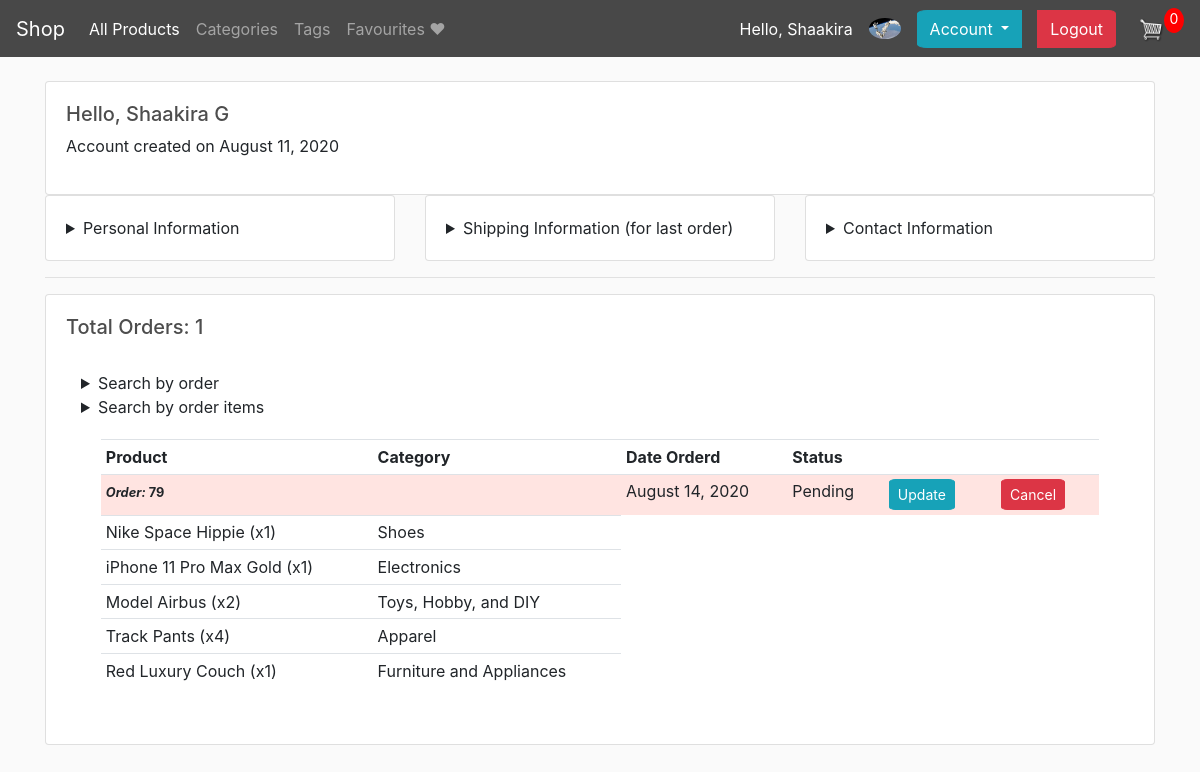
/user/1 (signed in), run on the app's committed database.
### store/models.py (models this page shows, shortened)
class Customer(models.Model):
	user = models.OneToOneField(User, null=True, blank=True, on_delete=models.CASCADE)
	first_name = models.CharField(max_length=200, null=True)
	last_name = models.CharField(max_length=200, null=True)
	is_user = models.BooleanField(default=False, null=True, blank=True)
	email = models.EmailField(max_length=254)
	phone = models.CharField(max_length=500, null=True)
	profile_pic = models.ImageField(null=True, blank=True)
	@property
	def imageURL(self):
		try:
			url = self.profile_pic.url
		except:
			url = '/static/images/avatar-placeholder.png'
		print('URL:', url)
		return url

class Order(models.Model):
	STATUS = (
		('Pending', 'Pending'),
		('Out for delivery', 'Out for delivery'),
		('Delivered', 'Delivered'),
		)
	customer = models.ForeignKey(Customer, on_delete=models.CASCADE, null=True, blank=True)
	date_ordered = models.DateTimeField(auto_now_add=True)
	complete = models.BooleanField(default=False)
	transaction_id = models.CharField(max_length=100, null=True)
	status = models.CharField(max_length=200, null=True, choices=STATUS)
	@property
	def get_cart_items(self):
		orderitems = self.orderitem_set.all()
		total = sum([item.quantity for item in orderitems])
		return total
	@property
	def get_orderItems(self):
		orderitems = self.orderitem_set.all()
		return orderitems

class OrderItem(models.Model):
	product = models.ForeignKey(Product, on_delete=models.CASCADE, null=True)
	order = models.ForeignKey(Order, on_delete=models.SET_NULL, null=True)
	quantity = models.IntegerField(default=0, null=True, blank=True)
	date_added = models.DateTimeField(auto_now_add=True)

class Product(models.Model):
	name = models.CharField(max_length=200)
	description = models.TextField()
	featured = models.ImageField(null=True)
	price = models.DecimalField(max_digits=100, decimal_places=2,null=True)
	digital = models.BooleanField(default=False,null=True, blank=True)
	date_created = models.DateTimeField(auto_now_add=True, null=True)
	category = models.ForeignKey(Category, null=True, blank=True, on_delete=models.SET_NULL, related_name="category")
	tag = models.ManyToManyField(Tag, blank=True, related_name="tags")
	in_cart = models.BooleanField(default=False,null=True, blank=True)
	in_fav = models.BooleanField(default=False,null=True, blank=True)
	def __str__(self):
		return self.name

class Category(models.Model):
	name = models.CharField(max_length=200)
	def __str__(self):
		return self.name

### store/views.py (the view)
# urls.py: path('user/<str:pk>', views.userProfile, name="profile"),
@login_required(login_url='store:login')
def userProfile(request, pk):
    data = cartData(request)
    cartItems = data['cartItems']
    user = User.objects.get(id=pk)
    customer = Customer.objects.get(user=user)
    try:
        orders = customer.order_set.filter(complete=True).order_by('-id')
        count = orders.count()
        address = ShippingAddress.objects.filter(customer=customer).last()
        filterOrderC = OrderFilterC(request.GET, queryset=orders)
        orders = filterOrderC.qs
        orderitems = OrderItem.objects.all()
        filterItem = ItemFilter(request.GET, queryset=orderitems)
        orderitems = filterItem.qs
    except:
        orders = {}
        count = 0
        address = {},
        filterOrderC = {}
        filterItem = {}
    context = {
        'user': user,
        'customer': customer,
        'count': count,
        'orders': orders,
        'address': address,
        'filterOrderC': filterOrderC,
        'filterItem': filterItem,
        'cartItems': cartItems
    }
    return render(request, 'store/profile.html', context)

### store/models.py (called while the page is built)
	def __str__(self):
		return self.name

### store/utils.py (called while the page is built)
def cartData(request):
	if request.user.is_authenticated:
		customer = request.user.customer
		order, created = Order.objects.get_or_create(customer=customer, complete=False)
		items = order.orderitem_set.all()
		cartItems = order.get_cart_items
	else:
		cookieData = cookieCart(request)
		cartItems = cookieData['cartItems']
		order = cookieData['order']
		items = cookieData['items']
	return {'cartItems':cartItems ,'order':order, 'items':items}

### store/templates/store/profile.html (shortened to what this page needs)
{% extends "store/layout.html" %}
{% load static %}
{% block body %}
    <div class="row">
        <div class="col-md-12">
            <div class="card card-body">
                <h5>Hello, {{ user.first_name }} {{ user.last_name }}</h5>
                <p>Account created on {{ user.date_joined|date:"F d, Y" }}</p>
            </div>
        </div>
        <div class="col-md">
            <div class="card card-body">
                <details>
                    <summary>Personal Information</summary>
                </details>
            </div>
        </div>
        {% if count != 0 %}
            <div class="col-md">
                <div class="card card-body">
                    <details>
                        <summary>Shipping Information (for last order)</summary>
                    </details>
                </div>
            </div>
        {% endif %}
        <div class="col-md">
            <div class="card card-body">
                <details>
                    <summary>Contact Information</summary>
                </details>
            </div>
        </div>
    </div>
    <hr>
    <div class="row">
        <div class="col-md-12">
            <div class="card card-body">
                <h5>Total Orders: {{ count }}</h5>
                {% if count != 0 %}
                    <br>
                    <div class="col">
                        <details>
                            <summary>Search by order</summary>
                        </details>
                    </div>
                    <div class="col">
                        <details>
                            <summary>Search by order items</summary>
                        </details>
                    </div>
                    <div class="col-md">
                        <div style="border: none;" class="card card-body">
                            <table class="table table-sm">
                                <tr>
                                    <th>Product</th>
                                    <th>Category</th>
                                    <th>Date Orderd</th>
                                    <th>Status</th>
                                    <th></th>
                                    <th></th>
                                </tr>
                                {% for order in orders %}
                                <tr style="background-color:#FFE4E1;">
                                    <td>
                                        <small>
                                            <strong>
                                                <i>Order: </i>{{ order.id }}
                                            </strong>
                                        </small>
                                    </td>
                                    <td></td>
                                    <td>{{order.date_ordered|date:"F d, Y"}}</td>
                                    <td>{{order.status}}</td>
                                    <td><a class="btn btn-sm btn-info" href="{% url 'staff:update-order' order.id %}">Update</a></td>
                                    <td><a class="btn btn-sm btn-danger" href="{% url 'staff:delete-order' order.id %}">Cancel</a></td>
                                </tr>
                                {% for item in order.get_orderItems %}
                                    <tr>
                                        <td>{{item.product}} (x{{item.quantity}})</td>
                                        <td>{{item.product.category}}</td>
                                    </tr>
                                {% endfor %}
                            {% endfor %}
                            </table>
                        </div>
                    </div>
                {% endif %}
            </div>
        </div>
    </div>
{% endblock %}

### store/templates/store/layout.html (shortened to what this page needs)
<!DOCTYPE html>
{% load static %}
<html>
    <head>
        <link rel="stylesheet" href="https://stackpath.bootstrapcdn.com/bootstrap/4.5.2/css/bootstrap.min.css">
        <link rel="stylesheet" href="https://use.fontawesome.com/releases/v5.6.1/css/all.css">
        <link rel="stylesheet" type="text/css" href="{% static 'store/css/store_main.css' %}">
    </head>
    <body>
        <nav class="navbar sticky-top navbar-expand-lg navbar-dark bg-dark">
            <a class="navbar-brand" href="{% url 'store:index' %}">Shop</a>
            <div class="collapse navbar-collapse" id="navbarSupportedContent">
                <ul class="navbar-nav mr-auto">
                    <li class="nav-item active">
                        <a class="nav-link" href="{% url 'store:products' %}">All Products<span class="sr-only">(current)</span></a>
                    </li>
                    <li class="nav-item">
                        <a class="nav-link" href="{% url 'store:categories' %}">Categories</a>
                    </li>
                    <li class="nav-item">
                        <a class="nav-link" href="{% url 'store:tags' %}">Tags</a>
                    </li>
                    {% if request.user.is_authenticated %}
                    <li class="nav-item">
                        <a class="nav-link" href="{% url 'store:favourites' request.user.id%}">
                            Favourites
                            <span>&#10084;</span>
                        </a>
                    </li>
                    {% endif %}
                </ul>
                <div class="form-inline my-2 my-lg-0">
                    {% if user.is_authenticated %}
                        <li style="list-style: none; color: white; padding-right: 1em;">Hello, {{ request.user.first_name }}</li>
                        <img style="width: 2em; border-radius: 50%; margin-right: 0.5em;" src="{{ user.customer.imageURL }}">
                        <div class="btn-group" role="group">
                            <div class="btn-group" role="group">
                                <button id="btnGroupDrop1" type="button" class="btn btn-info dropdown-toggle" data-toggle="dropdown" aria-haspopup="true" aria-expanded="false">
                                Account
                                </button>
                            </div>
                            <div class="btn-group" role="group">
                                <a class="btn btn-danger" style="color: white;" href="{% url 'store:logout' %}">Logout</a>
                            </div>
                        </div>
                    {% endif %}
                    <a href="{% url 'store:cart' %}"><img  id="cart-icon" src="{% static 'images/cart.png' %}"></a>
                    <p id="cart-total">{{ cartItems }}</p>
                </div>
            </div>
        </nav>
        <div class="container">
            <br>
            {% block body %}{% endblock %}
        </div>
    </body>
</html>

### store/static/store/css/store_main.css (style rules this page uses)
body { background-color: hsl(0, 0%, 98%); box-sizing: border-box; padding: 0; }
.active { opacity: 1; }
h1,h2,h3,h4,h5,h6 { color:hsl(0, 0%, 30%); }
.bg-dark { background-color: #484848!important; }
#cart-icon { width: 1.5625rem; display: inline-block; margin-left: 0.9375rem; }
#cart-total { display: block; text-align: center; color:#fff; background-color: red; width: 1.25rem; height: 1.5625rem; border-radius: 50%; font-size: 0.875rem; }
.row { align-items: center; align-content: center; }
.btn { border-radius: 10%; margin-right: 0.5em; margin-left: 0.5em; }

### data on the page
Order: id "79", date_ordered "August 14, 2020", status "Pending"
OrderItem: product "Nike Space Hippie", quantity "1", product.category "Shoes"
OrderItem: product "iPhone 11 Pro Max Gold", quantity "1", product.category "Electronics"
OrderItem: product "Model Airbus", quantity "2", product.category "Toys, Hobby, and DIY"
OrderItem: product "Track Pants", quantity "4", product.category "Apparel"
OrderItem: product "Red Luxury Couch", quantity "1", product.category "Furniture and Appliances"

### other printed values
{{ request.user.first_name }} "Shaakira"
{{ cartItems }} "0"
{{ user.first_name }} "Shaakira"
{{ user.last_name }} "G"
{{ user.date_joined|date:"F d, Y" }} "August 11, 2020"
{{ count }} "1"
